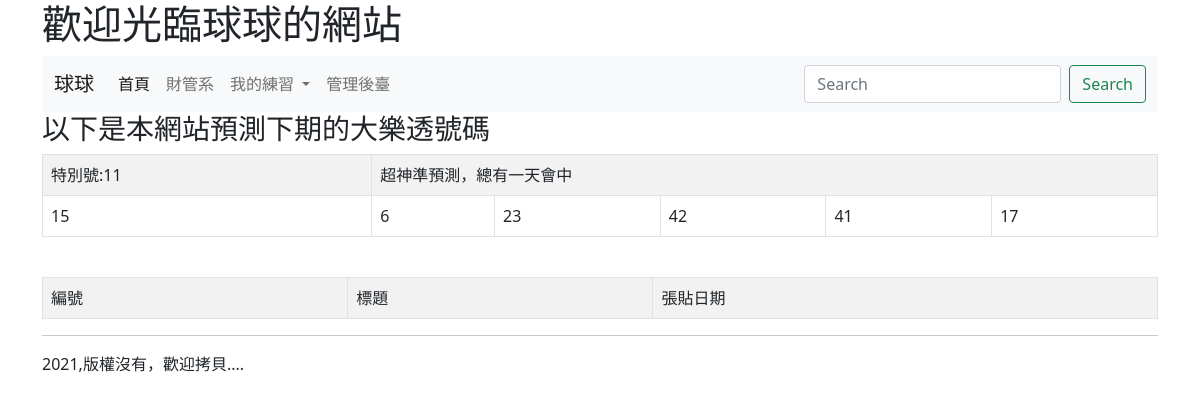
Before: / with the older database file.
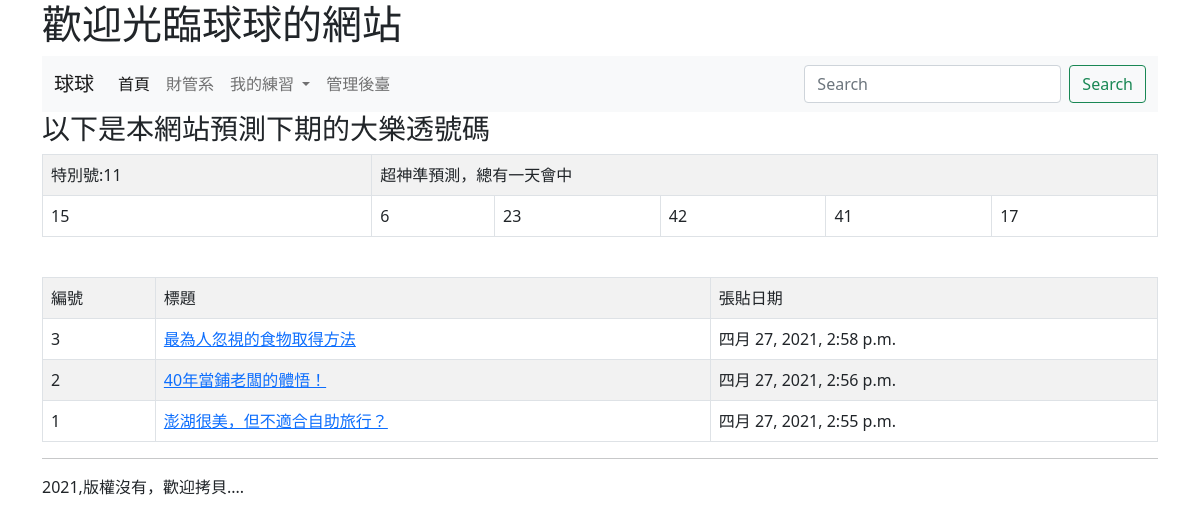
After: the same page with the newer database file.
### mysite/models.py (models this page shows, shortened)
class Post(models.Model):
    title = models.CharField(max_length=200)
    body = models.TextField()
    pub_date = models.DateTimeField(default=timezone.now)
    class Meta:
        ordering = ('-pub_date',)

### mysite/views.py (the view)
# urls.py: path('',index),
def index(request):
	posts = Post.objects.all()
	myname = "球球"
	data = [i for i in range(1,43)]
	random.shuffle(data)
	lotto_numbers = data[0:6]
	special_number = data[6]
	return render(request,'index.html',locals())

### templates/index.html (shortened to what this page needs)
{% extends "base.html" %}
{% block headmessage %} <h1>歡迎光臨{{ myname }}的網站</h1>{% endblock %}
{% block content %}
<h3>以下是本網站預測下期的大樂透號碼</h3>
<table class='table table-striped table-bordered'>
	<tr><td>特別號:{{ special_number }}</td><td colspan=5>超神準預測，總有一天會中</td></tr>
	<tr>
		{% for no in lotto_numbers %}
		<td>
			{{ no }}
		</td>
		{% endfor %}
	</tr>
</table>
<br>
<table class='table table-striped table-bordered'>
	<tr><td>編號</td><td>標題</td><td>張貼日期</td></tr>
{% for post in posts %}
	<tr>
		<td>{{ post.id }}</td>
		<td><a href="/show/{{post.id}}/">{{ post.title }}</a></td>
		<td>{{ post.pub_date }}</td>
	</tr>
{% endfor %}
</table>
{% endblock %}

### templates/base.html (shortened to what this page needs)
<!doctype html>
<html>
  <head>
    <link href="https://cdn.jsdelivr.net/npm/bootstrap@5.0.0-beta3/dist/css/bootstrap.min.css" rel="stylesheet">
  </head>
  <body>
  	<div class="container">
  		{% block headmessage %} {% endblock %}
  		{% include "header.html" %}
  		{% block content %} {% endblock %}
  		{% include "footer.html" %}
  	</div>
  </body>
</html>

### templates/header.html (shortened to what this page needs)
 		<nav class="navbar navbar-expand-lg navbar-light bg-light">
  <div class="container-fluid">
    <a class="navbar-brand" href="#">球球</a>
    <div class="collapse navbar-collapse" id="navbarSupportedContent">
      <ul class="navbar-nav me-auto mb-2 mb-lg-0">
        <li class="nav-item">
          <a class="nav-link active" aria-current="page" href="#">首頁</a>
        </li>
        <li class="nav-item">
          <a class="nav-link" href="#">財管系</a>
        </li>
        <li class="nav-item dropdown">
          <a class="nav-link dropdown-toggle" href="#" id="navbarDropdown" role="button" data-bs-toggle="dropdown" aria-expanded="false">
            我的練習
          </a>
        </li>
        <li class="nav-item">
          <a class="nav-link" href="/admin/" tabindex="-1">管理後臺</a>
        </li>
      </ul>
      <form class="d-flex">
        <input class="form-control me-2" type="search" placeholder="Search"
        aria-label="Search">
        <button class="btn btn-outline-success" type="submit">Search</button>
      </form>
    </div>
  </div>
</nav>

### templates/footer.html
<hr>
2021,版權沒有，歡迎拷貝....

Changed rows visible on the page:
added Post: id "3", title "最為人忽視的食物取得方法", pub_date "四月 27, 2021, 2:58 p.m."
added Post: id "2", title "40年當鋪老闆的體悟！", pub_date "四月 27, 2021, 2:56 p.m."
added Post: id "1", title "澎湖很美，但不適合自助旅行？", pub_date "四月 27, 2021, 2:55 p.m."
